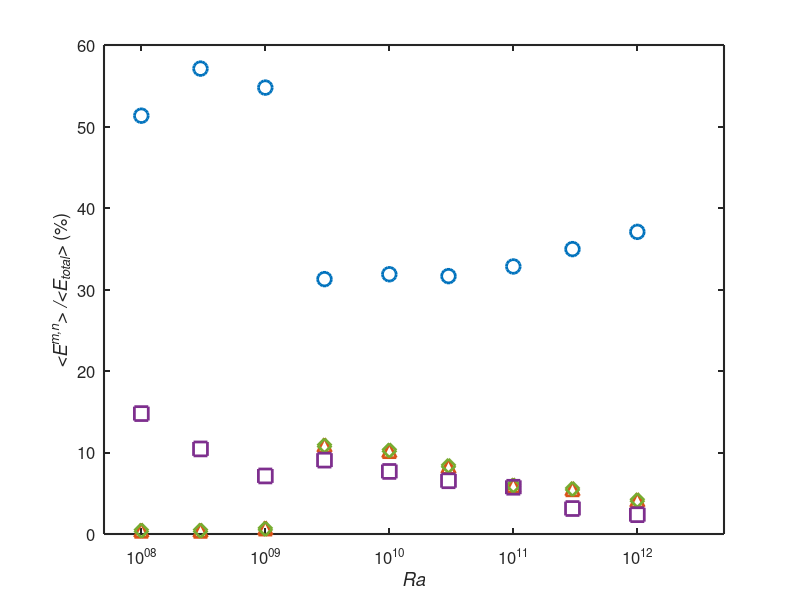
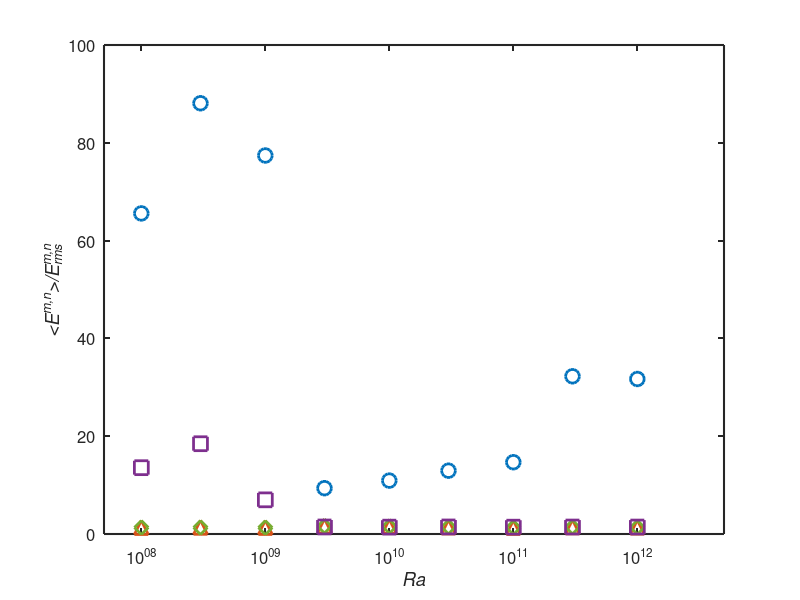

MATLAB code for these plots, in order:
clc;
clear all;
close all;

%% 
load('Energy_Statistics.mat'); 
% 变量: 
% <E^{m,n}>
 % E^{m,n}_{rms}
% <E_{total}>
% <E^{m,n}> / E^{m,n}_{rms}
 % <E^{m,n}> / <E_{total}>
% Ra

%行：(m,n) (1,1)-(1,2)-(1,3)-(2,1)-(2,2)-(2,3)...(3,3)
%列：Ra 1e8-1e12
%% 
plot_indices = [1, 2, 4, 5]; 
num_plots = length(plot_indices);

marker_styles = {'o', '^', 'd', 's'};

custom_colors = {
    [0 0.4470 0.7410], ... % Blue
    [0.8500 0.3250 0.0980], ... % Red/Orange
    [0.4660 0.6740 0.1880], ... % Green
    [0.4940 0.1840 0.5560]      % Purple
};

% 通用軸設定
x_limits = [5e7, 5e12];
x_ticks = [1e8, 1e9, 1e10, 1e11, 1e12];
line_width = 2;       % 線條/邊框寬度
marker_size = 10;     % 標記大小

fprintf('Plotting figures...\n');

%% 3. 繪製圖 1: 能量百分比 (<E^{m,n}> / <E_{total}>)

figure(1);
% 設定畫布大小 (寬, 高)
set(gcf, 'Units', 'pixels', 'Position', [100, 100, 800, 600], 'Color', 'w');
hold on;

for k = 1:num_plots
    idx = plot_indices(k);
    
    % 使用 semilogx 繪製對數 X 軸
    % 'LineStyle', 'none' 表示不連線，只畫點
    h = semilogx(Ra_values, E_mn_percentage(idx, :), ...
        'LineStyle', 'none', ...
        'Marker', marker_styles{k}, ...
        'Color', custom_colors{k}, ...
        'MarkerFaceColor', 'none', ... % 空心標記 (若要實心改為 custom_colors{k})
        'MarkerEdgeColor', custom_colors{k}, ...
        'MarkerSize', marker_size, ...
        'LineWidth', line_width);
end

% 座標軸設定
xlim(x_limits);
ylim([0, 60]);
set(gca, 'XTick', x_ticks);
set(gca, 'XScale', 'log'); % 確保 X 軸為對數
box on; % 顯示方框
grid off; % 顯示網格 (可選)

% 字型與標籤設定
xlabel('\it{Ra}', 'FontSize', 14, 'FontWeight', 'bold');
ylabel('\it{<E^{m,n}>} \it{/<E_{total}>} \rm{(%)}', 'FontSize', 14, 'FontWeight', 'bold');
set(gca, 'FontSize', 12, 'LineWidth', 1.5); % 座標軸刻度字體大小與線寬

hold off;
% 儲存圖片
saveas(gcf, 'energyPercentageAvg_divide4.png');
fprintf('Saved energyPercentageAvg_divide4.png\n');


%% 4. 繪製圖 2: 與 RMS 的比值 (<E^{m,n}>/E^{m,n}_{rms})

figure(2);
set(gcf, 'Units', 'pixels', 'Position', [150, 150, 800, 600], 'Color', 'w');
hold on;

for k = 1:num_plots
    idx = plot_indices(k);
    
    h = semilogx(Ra_values, E_mn_over_E_rms(idx, :), ...
        'LineStyle', 'none', ...
        'Marker', marker_styles{k}, ...
        'Color', custom_colors{k}, ...
        'MarkerFaceColor', 'none', ...
        'MarkerEdgeColor', custom_colors{k}, ...
        'MarkerSize', marker_size, ...
        'LineWidth', line_width);
end

% 座標軸設定
xlim(x_limits);
% Y軸範圍根據數據自動調整，或者你可以手動設定，例如 ylim([0, 5]);
set(gca, 'XTick', x_ticks);
set(gca, 'XScale', 'log');
box on;
grid off;

% 字型與標籤設定
xlabel('\it{Ra}', 'FontSize', 14, 'FontWeight', 'bold');
ylabel('\it{<E^{m,n}>/E^{m,n}_{rms}}', 'FontSize', 14, 'FontWeight', 'bold');
set(gca, 'FontSize', 12, 'LineWidth', 1.5);

hold off;
% 儲存圖片
saveas(gcf, 'S4.png');
fprintf('Saved S4.png\n');

fprintf('All plotting tasks completed.\n');
